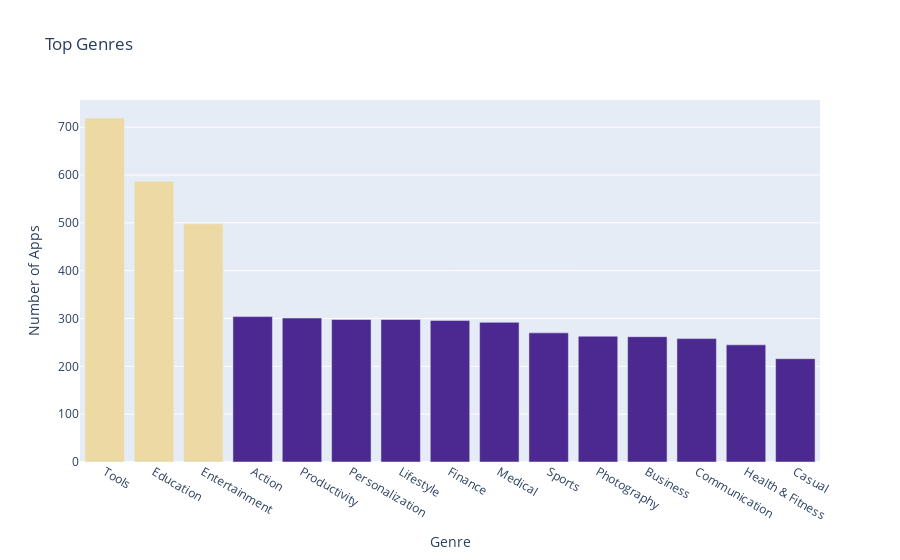

The code cell stored with this chart in its notebook:
### Markdown cell above
**Challenge**: Can you create this chart with the Series containing the genre data? 

<img src=https://imgur.com/DbcoQli.png width=400>

Try experimenting with the built in colour scales in Plotly. You can find a full list [here](https://plotly.com/python/builtin-colorscales/). 

* Find a way to set the colour scale using the color_continuous_scale parameter. 
* Find a way to make the color axis disappear by using coloraxis_showscale.

### Code cell
bar = px.bar(x=stack.index[:15], 
             y=stack.values[:15],
             title='Top Genres', 
             hover_name=num_genres.index[:15], 
             color=num_genres.values[:15], 
             color_continuous_scale='Agsunset')
bar.update_layout(xaxis_title='Genre', 
                  yaxis_title='Number of Apps',
                 coloraxis_showscale=False)

bar.show()

### Figure 1 — Plotly figure (JSON) as saved in the notebook; plotly's stock layout.template omitted (floating-point values rounded to 4 significant figures)
{"data": [{"alignmentgroup": "True", "hovertemplate": "<b>%{hovertext}</b><br><br>x=%{x}<br>y=%{y}<br>color=%{marker.color}<extra></extra>", "hovertext": [62, 298, 31, 719, 95, 94, 93, 78, 73, 72, 68, 65, 64, 54, 57], "legendgroup": "", "marker": {"color": [2, 2, 2, 1, 1, 1, 1, 1, 1, 1, 1, 1, 1, 1, 1], "coloraxis": "coloraxis", "pattern": {"shape": ""}}, "name": "", "offsetgroup": "", "orientation": "v", "showlegend": false, "textposition": "auto", "type": "bar", "x": ["Tools", "Education", "Entertainment", "Action", "Productivity", "Personalization", "Lifestyle", "Finance", "Medical", "Sports", "Photography", "Business", "Communication", "Health & Fitness", "Casual"], "xaxis": "x", "y": [719, 587, 498, 304, 301, 298, 298, 296, 292, 270, 263, 262, 258, 245, 216], "yaxis": "y"}], "layout": {"autosize": true, "barmode": "relative", "coloraxis": {"colorbar": {"title": {"text": "color"}}, "colorscale": [[0, "rgb(75, 41, 145)"], [0.1667, "rgb(135, 44, 162)"], [0.3333, "rgb(192, 54, 157)"], [0.5, "rgb(234, 79, 136)"], [0.6667, "rgb(250, 120, 118)"], [0.8333, "rgb(246, 169, 122)"], [1, "rgb(237, 217, 163)"]], "showscale": false}, "legend": {"tracegroupgap": 0}, "title": {"text": "Top Genres"}, "xaxis": {"anchor": "y", "autorange": true, "domain": [0, 1], "range": [-0.5, 14.5], "title": {"text": "Genre"}, "type": "category"}, "yaxis": {"anchor": "x", "autorange": true, "domain": [0, 1], "range": [0, 756.8], "title": {"text": "Number of Apps"}, "type": "linear"}}}
